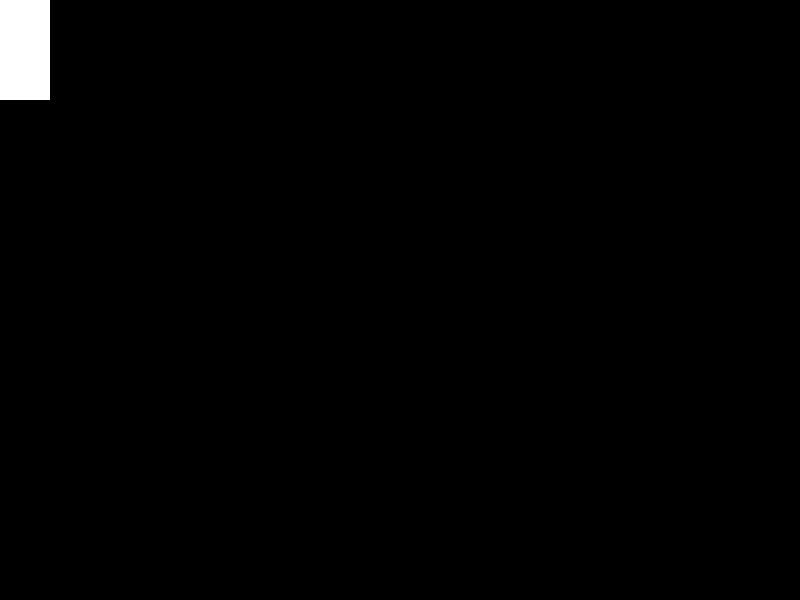
Frame 1 (no input)
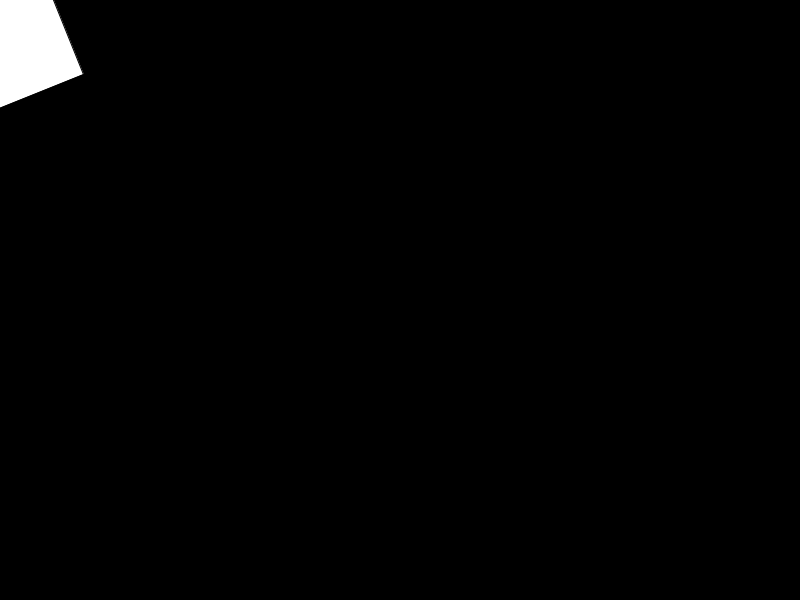
Frame 60 (the mouse pressed at the canvas centre just before this capture)
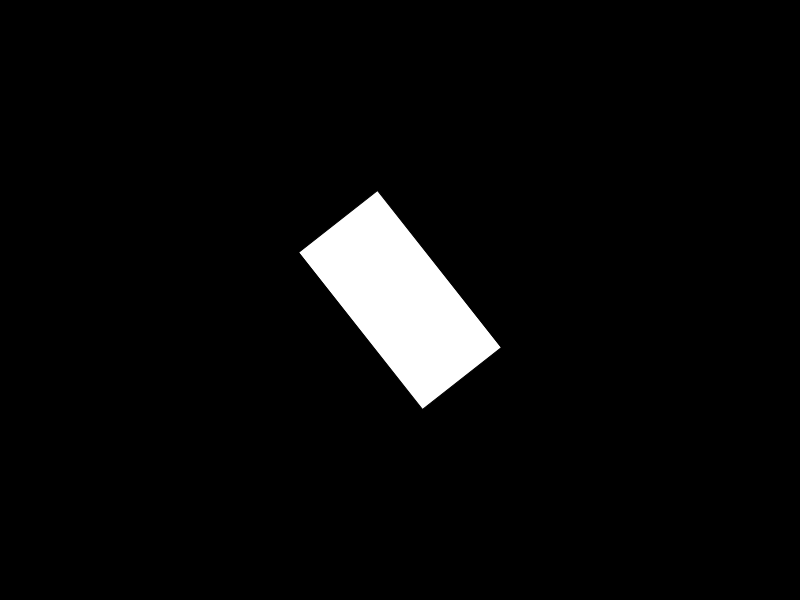
Frame 120 (the mouse held since frame 60 and released just before this capture)

The Processing sketch that drew these frames (run headless with seeded random() and noise(); from frame 60 on, the mouse is pressed at the canvas centre):

// Processing sketch: sketch_200317e
// ── sketch_200317e.pde
float angle = 0;

void setup()
{
  size(800, 600);
  rectMode(CENTER);
}

void draw()
{
  background(0);
  
  translate(mouseX, mouseY);
  rotate(angle);
  
  rect(0, 0, 100, 200);
  
  angle += 0.1;
}
